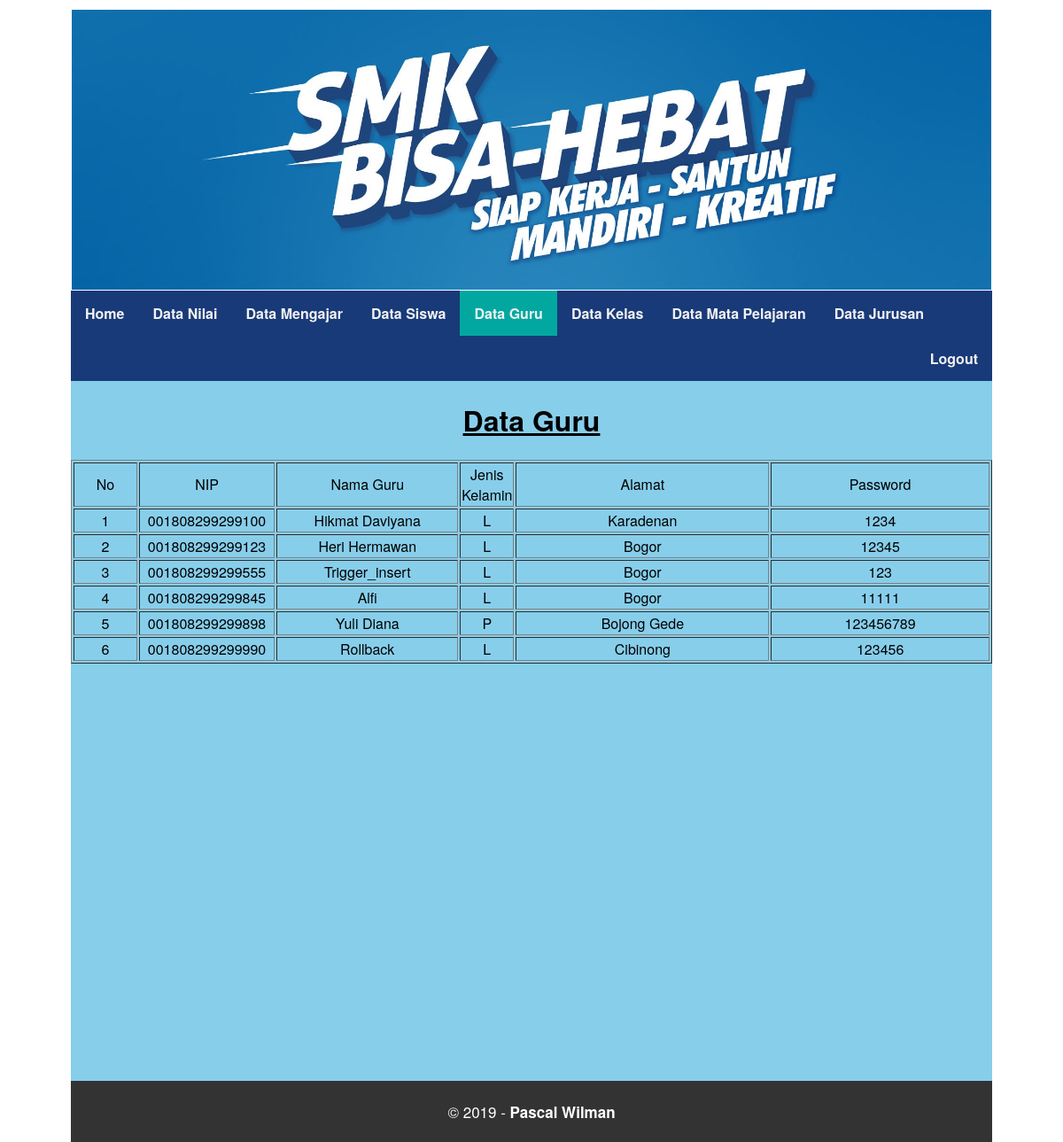
Screenshot of /guru/data_guru.php (signed in) with the database file from the repository.
### tables this page shows
CREATE TABLE `guru` (
  `nip` varchar(18) NOT NULL,
  `nama_guru` varchar(100) NOT NULL,
  `jk` enum('L','P') NOT NULL,
  `alamat` text NOT NULL,
  `password` varchar(100) NOT NULL
);

### guru/data_guru.php (the view, shortened to what this page needs)
<html>
<head>
	 <link rel="stylesheet" href="css/style.css">
</head>
<body>
<div class="header">
	<img src="../gambar/header.jpg" width="100%" height="40%">
</div>
<div class="menu">
  <b>
	<a href="index.php">Home</a>
	<a href="data_nilai.php">Data Nilai</a>
	<a href="data_mengajar.php">Data Mengajar</a>
	<a href="data_siswa.php" >Data Siswa</a>
	<a href="data_guru.php" class="active">Data Guru</a>
	<a href="data_kelas.php">Data Kelas</a>
	<a href="data_mapel.php">Data Mata Pelajaran</a>
	<a href="data_jurusan.php">Data Jurusan</a>
	<a href="logout.php" style="float: right;">Logout</a>
</b>
</div>
<div class="kanan">
	<center>
	<h1><u>Data Guru</u></h1>
	<table border="1">
	<tr>
		<td align="center">No</td>
		<td align="center"  width="15%">NIP</td>
		<td align="center" width="20%">Nama Guru</td>
		<td align="center"  width="5%">Jenis Kelamin</td>
		<td align="center">Alamat</td>
		<td align="center">Password</td>
	</tr>
	<?php
	$no=1;
	include "../koneksi.php";
	$query = "SELECT * FROM guru";
	$sql = mysqli_query($con, $query);
	while ($data=mysqli_fetch_array($sql)) {
		$nip = $data['nip'];
		$nama_guru = $data['nama_guru'];
		$jk = $data['jk'];
		$alamat = $data['alamat'];
		$password = $data['password'];
	?>
	<tr>
		<td align="center"><?php echo $no++; ?></td>
		<td align="center"><?php echo $nip; ?></td>
		<td align="center"><?php echo $nama_guru; ?></td>
		<td align="center"><?php echo $jk; ?></td>
		<td align="center"><?php echo $alamat; ?></td>
		<td align="center"><?php echo $password; ?></td>
	</tr>
	<?php
	}
	?>
	</table>
</center>
</div>
<div class="footer">
	<p>&copy; 2019 - <strong>Pascal Wilman</strong></p>
</div>
</body>
</html>

### guru/css/style.css (style rules this page uses)
body { font-family: Gotham, Helvetica Neue, Helvetica, Arial," sans-serif"; margin: auto; padding-left: 80px; padding-right: 80px; padding-top: 10px; }
.header { padding: 1px; }
.menu { overflow: hidden; background-color: #193a78; }
.menu a { float: left; display: block; color: #f2f2f2; text-align: center; padding: 14px 16px; text-decoration: none; }
.active { background-color: #02A8A0; }
.kanan { float: left; background-color: skyblue; width: 100%; height: 100%; background-size: cover; }
.footer { background-color: #333; float: left; width: 100%; color: white; text-align: center; font-family: Gotham, Helvetica Neue, Helvetica, Arial," sans-serif"; }
p { padding: 5px; font-family: Gotham, Helvetica Neue, Helvetica, Arial," sans-serif"; font-size: 17px; }

### rows the page displays
guru: nip "001808299299100", nama_guru "Hikmat Daviyana", jk "L", alamat "Karadenan", password "1234"
guru: nip "001808299299123", nama_guru "Heri Hermawan", jk "L", alamat "Bogor", password "12345"
guru: nip "001808299299555", nama_guru "Trigger_insert", jk "L", alamat "Bogor", password "123"
guru: nip "001808299299845", nama_guru "Alfi", jk "L", alamat "Bogor", password "11111"
guru: nip "001808299299898", nama_guru "Yuli Diana", jk "P", alamat "Bojong Gede", password "123456789"
guru: nip "001808299299990", nama_guru "Rollback", jk "L", alamat "Cibinong", password "123456"
